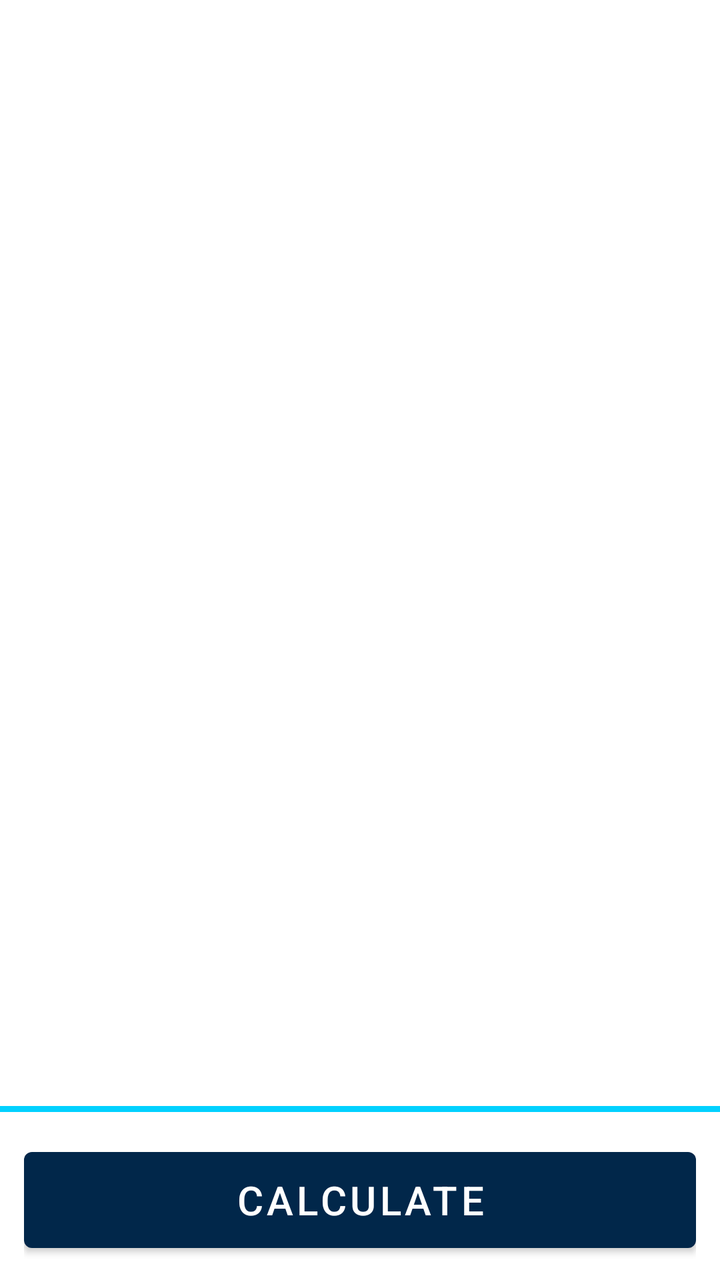
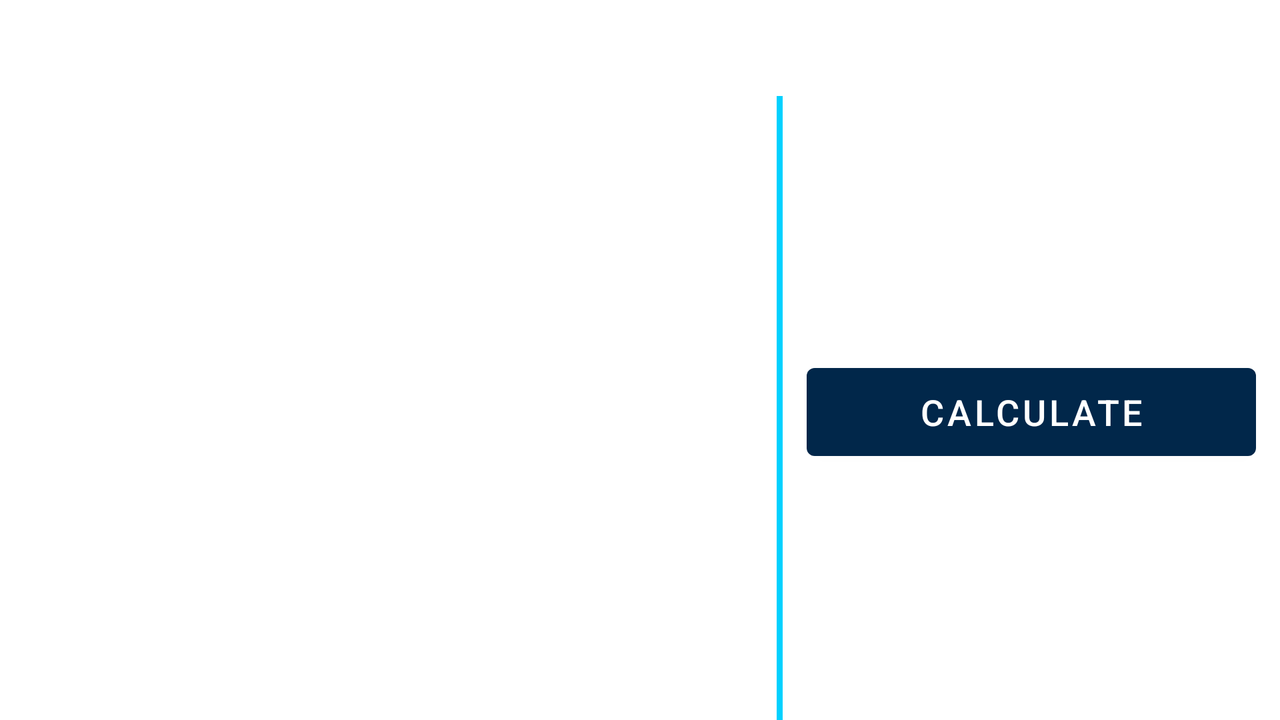

An Android layout and its configuration variant, each rendered on a device that would load it. The default file and the variant file are quoted in full after the pictures.
<!-- AndroidManifest.xml: application theme Theme.DragCurve -->
<!-- res/layout/calc_activity_main.xml -->
<?xml version="1.0" encoding="utf-8"?>
<FrameLayout xmlns:android="http://schemas.android.com/apk/res/android"
    xmlns:app="http://schemas.android.com/apk/res-auto"
    android:layout_width="match_parent"
    android:layout_height="match_parent">

    <LinearLayout
        android:layout_width="match_parent"
        android:layout_height="match_parent"
        android:orientation="vertical">

        <com.google.android.material.appbar.MaterialToolbar
            android:id="@+id/toolbar"
            android:layout_width="match_parent"
            android:layout_height="wrap_content"
            android:minHeight="?attr/actionBarSize"
            app:titleTextAppearance="@style/TextAppearance.Skyward.Wordmark" />

        <ScrollView
            android:id="@+id/scroll"
            android:layout_width="match_parent"
            android:layout_height="0dp"
            android:layout_weight="1"
            android:fillViewport="true">

            <LinearLayout
                android:id="@+id/content"
                android:layout_width="match_parent"
                android:layout_height="wrap_content"
                android:orientation="vertical"
                android:paddingBottom="24dp" />
        </ScrollView>

        <View
            android:layout_width="match_parent"
            android:layout_height="3dp"
            android:background="@color/sky_cyan" />

        <LinearLayout
            android:id="@+id/resultBar"
            android:layout_width="match_parent"
            android:layout_height="wrap_content"
            android:background="?attr/colorSurfaceContainerHigh"
            android:orientation="vertical"
            android:paddingStart="12dp"
            android:paddingTop="8dp"
            android:paddingEnd="12dp"
            android:paddingBottom="10dp">

            <LinearLayout
                android:id="@+id/resultRow"
                android:layout_width="match_parent"
                android:layout_height="wrap_content"
                android:baselineAligned="false"
                android:orientation="horizontal" />

            <TextView
                android:id="@+id/resultHint"
                android:layout_width="match_parent"
                android:layout_height="wrap_content"
                android:gravity="center"
                android:paddingTop="6dp"
                android:paddingBottom="6dp"
                android:textColor="?attr/colorOnSurface"
                android:textSize="18sp"
                android:visibility="gone" />

            <com.google.android.material.button.MaterialButton
                android:id="@+id/calcButton"
                android:layout_width="match_parent"
                android:layout_height="wrap_content"
                android:layout_marginTop="6dp"
                android:minHeight="60dp"
                android:text="@string/calc_calculate"
                android:textSize="20sp" />
        </LinearLayout>
    </LinearLayout>

    <FrameLayout
        android:id="@+id/launchOverlay"
        android:layout_width="match_parent"
        android:layout_height="match_parent"
        android:background="@color/sky_cream"
        android:clickable="true"
        android:contentDescription="@string/app_name"
        android:focusable="true"
        android:visibility="gone">

        <ImageView
            android:layout_width="match_parent"
            android:layout_height="wrap_content"
            android:layout_gravity="bottom"
            android:adjustViewBounds="true"
            android:importantForAccessibility="no"
            android:maxHeight="260dp"
            android:scaleType="fitXY"
            android:src="@drawable/launch_clouds" />

        <LinearLayout
            android:layout_width="match_parent"
            android:layout_height="match_parent"
            android:orientation="vertical"
            android:weightSum="100">

            <com.longrange.dragcurve.ui.calc.LaunchArtView
                android:id="@+id/launchArt"
                android:layout_width="match_parent"
                android:layout_height="0dp"
                android:layout_marginStart="24dp"
                android:layout_marginTop="24dp"
                android:layout_marginEnd="24dp"
                android:layout_weight="68"
                android:importantForAccessibility="no" />
        </LinearLayout>
    </FrameLayout>
</FrameLayout>
<!-- resources referenced by this layout -->
<resources>
  <color name="sky_cream">#FCF9F5</color>
  <color name="sky_cyan">#01D1FF</color>
  <!-- drawable launch_clouds: png bitmap (drawable-nodpi, 205903 bytes) -->
  <string name="app_name">Skyward Ballistics</string>
  <string name="calc_calculate">Calculate</string>
  <style name="TextAppearance.Skyward.Wordmark" parent="TextAppearance.Material3.TitleLarge">
          <item name="android:textSize">20sp</item>
          <item name="android:textStyle">bold</item>
          <item name="android:letterSpacing">0.14</item>
      </style>
  <!-- from res/values-v35/ -->
  <style name="Theme.DragCurve" parent="Theme.MaterialComponents.DayNight.DarkActionBar">
          <item name="colorPrimary">@color/brand</item>
          <item name="colorPrimaryVariant">@color/brand_dark</item>
          <item name="colorSecondary">@color/accent</item>
          <item name="android:windowOptOutEdgeToEdgeEnforcement">true</item>
      </style>
  <color name="brand">#01274A</color>
  <color name="brand_dark">#011B33</color>
  <color name="accent">#006E94</color>
</resources>
<!-- res/layout-land/calc_activity_main.xml (the repository's variant of the layout above) -->
<!-- drawn on the phone turned sideways -->
<?xml version="1.0" encoding="utf-8"?>
<FrameLayout xmlns:android="http://schemas.android.com/apk/res/android"
    xmlns:app="http://schemas.android.com/apk/res-auto"
    android:layout_width="match_parent"
    android:layout_height="match_parent">

    <LinearLayout
        android:layout_width="match_parent"
        android:layout_height="match_parent"
        android:orientation="vertical">

        <com.google.android.material.appbar.MaterialToolbar
            android:id="@+id/toolbar"
            android:layout_width="match_parent"
            android:layout_height="wrap_content"
            android:minHeight="48dp"
            app:titleTextAppearance="@style/TextAppearance.Skyward.Wordmark" />

        <LinearLayout
            android:layout_width="match_parent"
            android:layout_height="0dp"
            android:layout_weight="1"
            android:baselineAligned="false"
            android:orientation="horizontal">

            <ScrollView
                android:id="@+id/scroll"
                android:layout_width="0dp"
                android:layout_height="match_parent"
                android:layout_weight="61"
                android:fillViewport="true">

                <LinearLayout
                    android:id="@+id/content"
                    android:layout_width="match_parent"
                    android:layout_height="wrap_content"
                    android:orientation="vertical"
                    android:paddingBottom="24dp" />
            </ScrollView>

            <View
                android:layout_width="3dp"
                android:layout_height="match_parent"
                android:background="@color/sky_cyan" />

            <ScrollView
                android:layout_width="0dp"
                android:layout_height="match_parent"
                android:layout_weight="39"
                android:background="?attr/colorSurfaceContainerHigh"
                android:fillViewport="true">

                <LinearLayout
                    android:id="@+id/resultBar"
                    android:layout_width="match_parent"
                    android:layout_height="wrap_content"
                    android:gravity="center_vertical"
                    android:orientation="vertical"
                    android:paddingStart="12dp"
                    android:paddingTop="8dp"
                    android:paddingEnd="12dp"
                    android:paddingBottom="10dp">

                    <LinearLayout
                        android:id="@+id/resultRow"
                        android:layout_width="match_parent"
                        android:layout_height="wrap_content"
                        android:baselineAligned="false"
                        android:orientation="vertical" />

                    <TextView
                        android:id="@+id/resultHint"
                        android:layout_width="match_parent"
                        android:layout_height="wrap_content"
                        android:gravity="center"
                        android:paddingTop="6dp"
                        android:paddingBottom="6dp"
                        android:textColor="?attr/colorOnSurface"
                        android:textSize="18sp"
                        android:visibility="gone" />

                    <com.google.android.material.button.MaterialButton
                        android:id="@+id/calcButton"
                        android:layout_width="match_parent"
                        android:layout_height="wrap_content"
                        android:layout_marginTop="6dp"
                        android:minHeight="56dp"
                        android:text="@string/calc_calculate"
                        android:textSize="18sp" />
                </LinearLayout>
            </ScrollView>
        </LinearLayout>
    </LinearLayout>

    <FrameLayout
        android:id="@+id/launchOverlay"
        android:layout_width="match_parent"
        android:layout_height="match_parent"
        android:background="@color/sky_cream"
        android:clickable="true"
        android:contentDescription="@string/app_name"
        android:focusable="true"
        android:visibility="gone">

        <ImageView
            android:layout_width="match_parent"
            android:layout_height="wrap_content"
            android:layout_gravity="bottom"
            android:adjustViewBounds="true"
            android:importantForAccessibility="no"
            android:maxHeight="90dp"
            android:scaleType="fitXY"
            android:src="@drawable/launch_clouds" />

        <com.longrange.dragcurve.ui.calc.LaunchArtView
            android:id="@+id/launchArt"
            android:layout_width="match_parent"
            android:layout_height="match_parent"
            android:layout_marginStart="24dp"
            android:layout_marginTop="12dp"
            android:layout_marginEnd="24dp"
            android:layout_marginBottom="12dp"
            android:importantForAccessibility="no" />
    </FrameLayout>
</FrameLayout>
